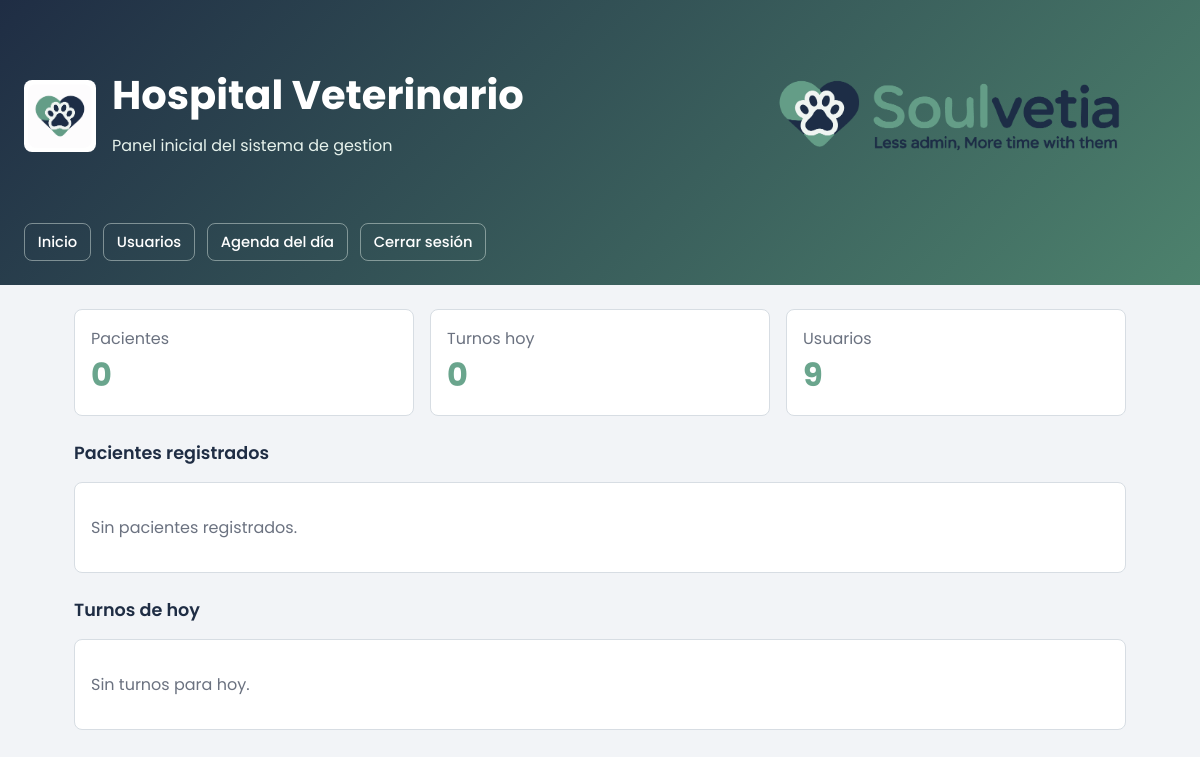
Page / (signed in) on the earlier database version.
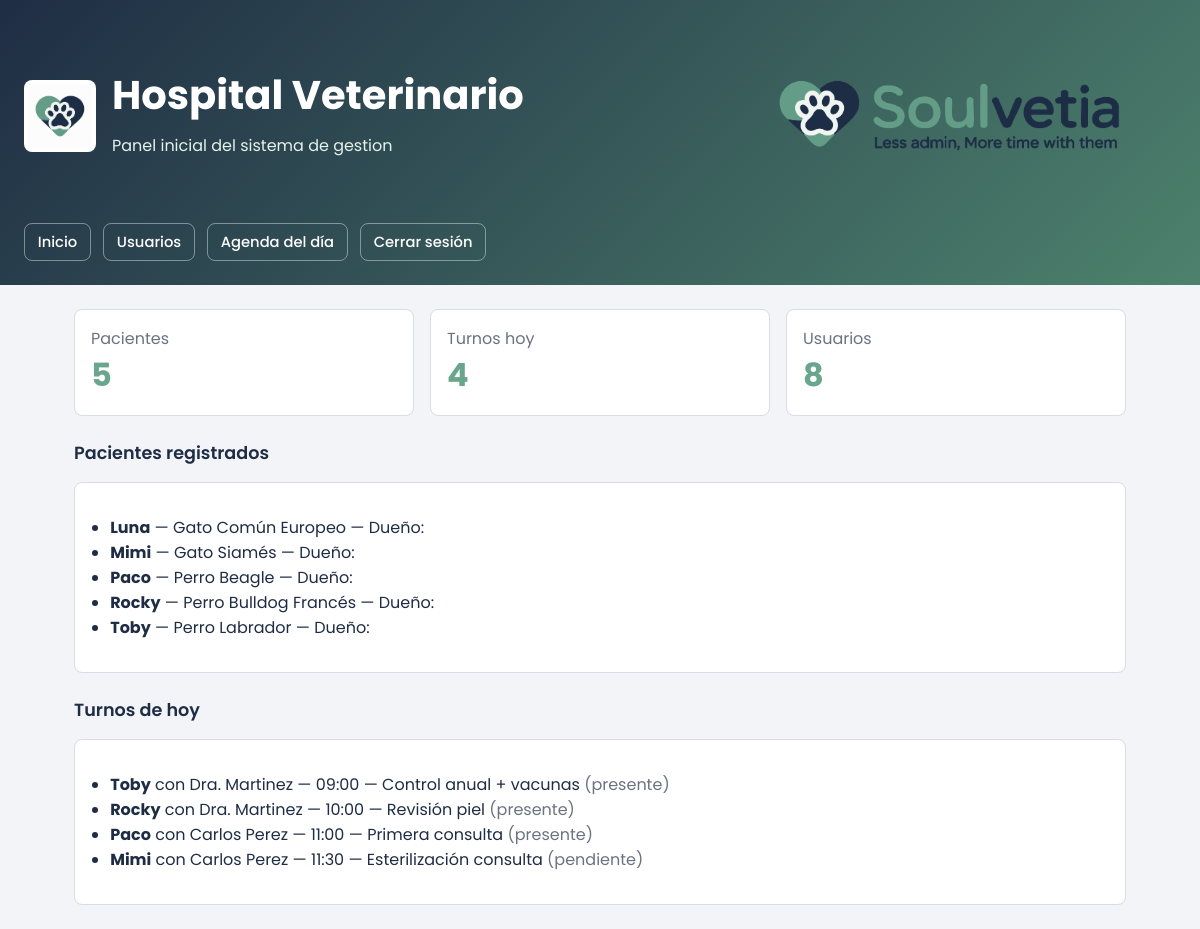
Same page on the later database version.
### tables this page shows
CREATE TABLE paciente (
            id          INTEGER NOT NULL PRIMARY KEY AUTOINCREMENT,
            cliente_id  INTEGER NOT NULL,
            nombre      TEXT    NOT NULL,
            especie     TEXT    NOT NULL,
            raza        TEXT,
            sexo        TEXT    NOT NULL DEFAULT 'desconocido'
                                CHECK (sexo IN ('M','F','desconocido')),
            fecha_nacimiento   TEXT,
            peso_kg     REAL,
            color       TEXT,
            castrado    INTEGER NOT NULL DEFAULT 0,
            estado      INTEGER NOT NULL DEFAULT 1,
            FOREIGN KEY (cliente_id) REFERENCES cliente(id)
        );

CREATE TABLE turno (
            id                  INTEGER NOT NULL PRIMARY KEY AUTOINCREMENT,
            paciente_id          INTEGER NOT NULL,
            veterinario_id      INTEGER NOT NULL,
            recepcionista_id    INTEGER NOT NULL DEFAULT 1,
            fecha_hora          TEXT    NOT NULL,
            estado              TEXT    NOT NULL DEFAULT 'pendiente'
                                CHECK (estado IN ('pendiente','confirmado','presente',
                                                   'atendido','cancelado','ausente')),
            motivo              TEXT,
            FOREIGN KEY (paciente_id)       REFERENCES paciente(id),
            FOREIGN KEY (veterinario_id)   REFERENCES users(id),
            FOREIGN KEY (recepcionista_id) REFERENCES users(id)
        );

CREATE TABLE users (
                    id INTEGER PRIMARY KEY AUTOINCREMENT,
                    username TEXT NOT NULL UNIQUE,
                    full_name TEXT NOT NULL,
                    role TEXT NOT NULL,
                    status TEXT NOT NULL DEFAULT 'Activo',
                    last_access TEXT NOT NULL
                , password_hash TEXT NOT NULL DEFAULT '', email TEXT NOT NULL DEFAULT '');

### app/controllers/main_controller.py (the view)
@main_bp.route("/")
def home():
    summary = service.get_dashboard_summary()
    return render_template("home.html", summary=summary)

### app/services/hospital_service.py (called while the page is built)
    def get_dashboard_summary(self) -> dict:
        pacientes = self.paciente_repository.list_all()
        turnos    = self.turno_repository.get_turnos_hoy()
        return {
            "patients_count":      len(pacientes),
            "appointments_count":  len(turnos),
            "users_count":         len(self.get_users()),
            "patients":            pacientes,
            "appointments":        turnos,
        }

    def get_users(self) -> list[User]:
        return self.user_repository.list_all()

### app/services/paciente_repository.py (called while the page is built)
    def _connect(self) -> sqlite3.Connection:
        conn = sqlite3.connect(self.db_path)
        conn.row_factory = sqlite3.Row
        conn.execute("PRAGMA foreign_keys = ON")
        return conn

    def list_all(self) -> list[Paciente]:
        with self._connect() as conn:
            rows = conn.execute("""
                SELECT p.*, c.nombre || ' ' || c.apellido AS propietario,
                       c.telefono, c.email AS email_cliente
                FROM paciente p
                JOIN cliente c ON c.id = p.cliente_id
                WHERE p.estado = 1
                ORDER BY p.nombre
            """).fetchall()
        return [self._row_to_paciente(r) for r in rows]

    def _row_to_paciente(self, row: sqlite3.Row) -> Paciente:
        return Paciente(
            id=row["id"],
            cliente_id=row["cliente_id"],
            nombre=row["nombre"],
            especie=row["especie"],
            raza=row["raza"] or "",
            sexo=row["sexo"],
            fecha_nacimiento=date.fromisoformat(row["fecha_nacimiento"])
                             if row["fecha_nacimiento"] else date.today(),
            peso_kg=Decimal(str(row["peso_kg"])) if row["peso_kg"] else Decimal("0"),
            color=row["color"] or "",
            castrado=row["castrado"],
            estado=row["estado"],
        )

### app/services/turno_repository.py (called while the page is built)
    def _connect(self) -> sqlite3.Connection:
        conn = sqlite3.connect(self.db_path)
        conn.row_factory = sqlite3.Row
        conn.execute("PRAGMA foreign_keys = ON")
        return conn

### app/services/user_repository.py (called while the page is built)
    def _connect(self) -> sqlite3.Connection:
        conn = sqlite3.connect(self.db_path)
        conn.row_factory = sqlite3.Row
        return conn

    def list_all(self) -> list[User]:
        with self._connect() as conn:
            rows = conn.execute("SELECT * FROM users ORDER BY id").fetchall()
        return [self._row_to_user(row) for row in rows]

### app/templates/home.html
{% extends "base.html" %}
{% block content %}
<div class="grid">
  <div class="card">
    <div class="muted">Pacientes</div>
    <div class="metric">{{ summary.patients_count }}</div>
  </div>
  <div class="card">
    <div class="muted">Turnos hoy</div>
    <div class="metric">{{ summary.appointments_count }}</div>
  </div>
  <div class="card">
    <div class="muted">Usuarios</div>
    <div class="metric">{{ summary.users_count }}</div>
  </div>
</div>
<div class="section-title">Pacientes registrados</div>
<div class="card">
  {% if summary.patients %}
  <ul>
    {% for p in summary.patients %}
      <li>
        <strong>{{ p.nombre }}</strong> —
        {{ p.especie }}{{ ' ' + p.raza if p.raza else '' }} —
        Dueño: {{ p.propietario }}
      </li>
    {% endfor %}
  </ul>
  {% else %}
    <p class="muted">Sin pacientes registrados.</p>
  {% endif %}
</div>
<div class="section-title">Turnos de hoy</div>
<div class="card">
  {% if summary.appointments %}
  <ul>
    {% for t in summary.appointments %}
      <li>
        <strong>{{ t.mascota }}</strong> con {{ t.veterinario }} —
        {{ t.fecha_hora[11:16] }} —
        {{ t.motivo or 'Sin motivo' }}
        <span class="muted">({{ t.estado }})</span>
      </li>
    {% endfor %}
  </ul>
  {% else %}
    <p class="muted">Sin turnos para hoy.</p>
  {% endif %}
</div>
{% endblock %}

### app/templates/base.html (shortened to what this page needs)
<!doctype html>
<html lang="es">
  <head>
  </head>
  <body class="{% block body_class %}{% endblock %}">
    {% block auth_content %}
    <header>
      <div class="header-content">
        <div class="header-row">
          <div class="brand">
            <img class="brand-icon" src="{{ url_for('static', filename='resources/Icono2.png') }}" alt="Hospital Veterinario">
            <div>
              <h1>Hospital Veterinario</h1>
              <p>Panel inicial del sistema de gestion</p>
            </div>
          </div>
          <img class="hero-banner" src="{{ url_for('static', filename='resources/Banner.png') }}" alt="Soulvetia">
        </div>
        <nav class="nav">
          <a href="/">Inicio</a>
          <a href="/usuarios/">Usuarios</a>
          {% if session.user_id %}
            <a href="{{ url_for('dashboard.index') }}">Agenda del día</a>
            <form class="nav-form" method="post" action="{{ url_for('auth.logout') }}">
              <button type="submit">Cerrar sesión</button>
            </form>
          {% endif %}
        </nav>
      </div>
    </header>
    <main>
      {% block content %}{% endblock %}
    </main>
    {% endblock %}
  </body>
</html>

### app/templates/base.html (style rules this page uses)
:root { --primary: #6AA58D; --primary-dark: #4d826d; --ink: #1F2D44; --surface: #F2F4F7; --surface-tint: #E6F2EC; --card: #ffffff; --muted: #6B7280; --border: #d7dde3; --danger: #b42318; --danger-bg: #fff1f0; --success-bg: #E6F2EC; --accent: var(--primary); --success: #2d6a4f; --text-muted: var(--muted); --surface-2: #f2f4f7; --text: var(--ink); }
* { box-sizing: border-box; }
body { margin: 0; font-family: "Poppins", Arial, Helvetica, sans-serif; background: var(--surface); color: var(--ink); }
header { background: linear-gradient(135deg, var(--ink), var(--primary-dark)); color: white; min-height: 240px; padding: 0; }
.hero-banner { width: 100%; max-width: 460px; height: auto; display: block; }
.header-content { min-height: 240px; display: flex; flex-direction: column; justify-content: center; padding: 1.5rem; }
.header-row { display: flex; align-items: center; justify-content: space-between; gap: 1.5rem; }
header h1 { margin: 0; font-size: clamp(1.8rem, 4vw, 2.5rem); font-weight: 700; line-height: 1.1; }
header p { color: var(--surface-tint); margin-bottom: 0; font-weight: 400; }
.brand { display: flex; align-items: center; gap: 1rem; max-width: 720px; }
.brand-icon { width: 72px; height: 72px; border-radius: 8px; background: white; object-fit: contain; padding: 0.25rem; }
.nav { display: flex; gap: 0.75rem; flex-wrap: wrap; margin-top: 1rem; }
.nav a, .nav button { color: white; text-decoration: none; border: 1px solid rgba(230,242,236,0.45); padding: 0.45rem 0.8rem; border-radius: 8px; font-size: 0.92rem; font-weight: 500; background: transparent; font-family: inherit; cursor: pointer; }
.nav-form { margin: 0; }
main { max-width: 1100px; margin: 0 auto; padding: 1.5rem; }
.grid { display: grid; grid-template-columns: repeat(auto-fit, minmax(220px, 1fr)); gap: 1rem; }
.card { background: var(--card); border: 1px solid var(--border); border-radius: 8px; padding: 1rem; }
.metric { font-size: 2rem; font-weight: 700; color: var(--primary); }
.section-title { margin: 1.5rem 0 1rem; font-size: 1.1rem; color: var(--ink); font-weight: 600; }
ul { padding-left: 1.2rem; }
.muted { color: var(--muted); }

Differences in the rows shown:
added paciente: nombre "Luna", especie "Gato", raza "Común Europeo"
added paciente: nombre "Mimi", especie "Gato", raza "Siamés"
added paciente: nombre "Paco", especie "Perro", raza "Beagle"
added paciente: nombre "Rocky", especie "Perro", raza "Bulldog Francés"
added paciente: nombre "Toby", especie "Perro", raza "Labrador"
added turno: mascota "Toby", veterinario "Dra. Martinez", fecha_hora "09:00", motivo "Control anual + vacunas", estado "presente"
added turno: mascota "Rocky", veterinario "Dra. Martinez", fecha_hora "10:00", motivo "Revisión piel", estado "presente"
added turno: mascota "Paco", veterinario "Carlos Perez", fecha_hora "11:00", motivo "Primera consulta", estado "presente"
added turno: mascota "Mimi", veterinario "Carlos Perez", fecha_hora "11:30", motivo "Esterilización consulta", estado "pendiente"
Other differences:
{{ summary.patients_count }}: "0" → "5"
{{ summary.appointments_count }}: "0" → "4"
{{ summary.users_count }}: "9" → "8"
text no longer shown: "Sin pacientes registrados. Sin turnos para hoy."
